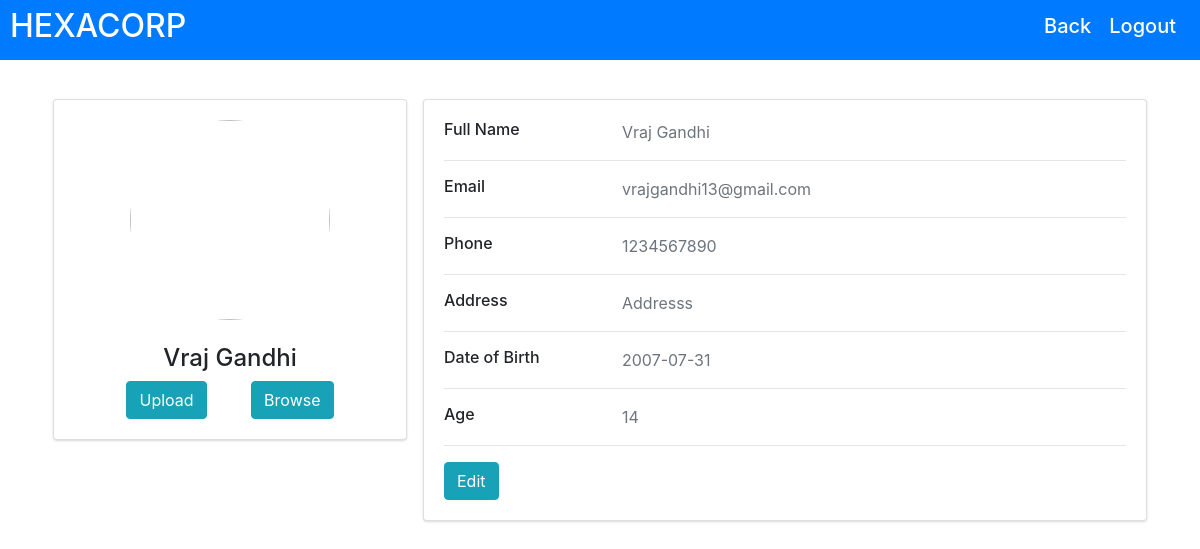
/profile (signed in), run on the app's committed database.
### alchemy.py (models this page shows, shortened)
class Users(db.Model, UserMixin):
    __tablename__ = "User_Data"
    id = db.Column(db.Integer, primary_key=True)
    email = db.Column(db.String(150), unique=True)
    password = db.Column(db.String(150))
    first_name = db.Column(db.String(150))
    last_name = db.Column(db.String(150))
    role = db.Column(db.String(50), default="User")
    phno = db.Column(db.String(10),default="None")
    addr = db.Column(db.String(250),default="None")
    profile_image = db.Column(db.String(255), default="default.png")
    confirmed = db.Column(db.Boolean, nullable=False, default=False)
    confirmed_on = db.Column(db.DateTime, nullable=True)
    gender = db.Column(db.String(10),default="None")
    dob = db.Column(db.String(10),default="None")

### alchemy.py (the view)
@app.route('/profile', methods=['POST', 'GET'])
@login_required
def profile():
    if(current_user.dob is not None):
        age = get_age(current_user.dob)
    else:
        age=""
    return render_template('new_profile.html', user = current_user,age=age)

### alchemy.py (called while the page is built)
@login_manager.user_loader
def load_user(id):
    return Users.query.get(int(id))

def get_age(str):
    today = dt.date.today()
    year = int(str[0:4])
    month = int(str[5:7])
    d = int(str[8:])
    b_date = dt.date(year,month,d)
    t_difference = today - b_date
    age = t_difference.days
    return (int(age/365))

### templates/new_profile.html (shortened to what this page needs)
<!DOCTYPE html>
<html lang="en">
   <head>
      <link rel="stylesheet" href="{{url_for('static', filename = 'css/styles.css')}}">
   <link rel="stylesheet" href="https://stackpath.bootstrapcdn.com/bootstrap/4.4.1/css/bootstrap.min.css" />
   </head>
   <body>
      <nav class="navbar navbar-inverse navbar-expand-sm bg-primary" style="padding-top: 2px ;padding-bottom:2px; padding-left: 10px;">
     <a class="navbar-brand text-white"><h2>HEXACORP</h2></a>
     <ul class="navbar-nav">
         <li class="nav-item"><a style="padding-left: 10px;" class="nav-link text-white" href="/dashboard"><h5>Back</h5></a></li>
         <li class="nav-item"><a style="padding-left: 10px;" class="nav-link text-white" href="/logout"><h5>Logout</h5></a></li>
      </ul>
	</nav>
      <div class="container">
         <div class="main-body">
            <br>
            <div class="row gutters-sm">
               <div class="col-md-4 mb-3">
                  <div class="card">
                     <div class="card-body">
                        <div class="d-flex flex-column align-items-center text-center">
                           <img src="{{url_for('display_image')}}" class="rounded-circle" width="200" height="200">
                           <br>
                           <h4>{{user.first_name}} {{user.last_name}}</h4>
                           <form action="/profile" enctype="multipart/form-data" method="POST">
                              <button type="submit" class="btn btn-info" style="margin: 0 20px;">Upload</button>
                              <label for="pic" class="btn btn-info" style="margin: 0 20px;">Browse</label>
                           </form>
                        </div>
                     </div>
                  </div>
               </div>
               <div class="col-md-8">
                  <div class="card mb-3">
                     <div class="card-body">
                        <div class="row">
                           <div class="col-sm-3">
                              <h6 class="mb-0">Full Name</h6>
                           </div>
                           <div class="col-sm-9 text-secondary">
                              {{user.first_name}} {{user.last_name}}
                           </div>
                        </div>
                        <hr>
                        <div class="row">
                           <div class="col-sm-3">
                              <h6 class="mb-0">Email</h6>
                           </div>
                           <div class="col-sm-9 text-secondary">
                              {{user.email}}
                           </div>
                        </div>
                        <hr>
                        <div class="row">
                           <div class="col-sm-3">
                              <h6 class="mb-0">Phone</h6>
                           </div>
                           <div class="col-sm-9 text-secondary">
                              {{user.phno}}
                           </div>
                        </div>
                        <hr>
                        <div class="row">
                           <div class="col-sm-3">
                              <h6 class="mb-0">Address</h6>
                           </div>
                           <div class="col-sm-9 text-secondary">
                              {{user.addr}}
                           </div>
                        </div>
                        <hr>
                        <div class="row">
                           <div class="col-sm-3">
                              <h6 class="mb-0">Date of Birth</h6>
                           </div>
                           <div class="col-sm-9 text-secondary">
                              {{user.dob}}
                           </div>
                        </div>
                        <hr>
                        <div class="row">
                           <div class="col-sm-3">
                              <h6 class="mb-0">Age</h6>
                           </div>
                           <div class="col-sm-9 text-secondary">
                              {{age}}
                           </div>
                        </div>
                        <hr>
                        <div class="row">
                           <div class="col-sm-12">
                              <a class="btn btn-info " href="/edit-profile">Edit</a>
                           </div>
                        </div>
                     </div>
                  </div>
                  </div>
               </div>
            </div>
         </div>
   </body>
</html>

### static/css/styles.css (style rules this page uses)
* { margin: 0; padding: 0; }
body { margin-top:20px; color: #1a202c; text-align: left; background-image: url("https://images.unsplash.com/photo-1555475660-3df469f5d6d7?ixid=MnwxMjA3fDB8MHxjb2xsZWN0aW9uLXBhZ2V8MTZ8MTcwODI3Nnx8ZW58MHx8fHw%3D&ixlib=rb-1.2.1&w=1000&q=80"); background-size: cover; }
.main-body { padding: 15px; }
.card { box-shadow: 0 1px 3px 0 rgba(0,0,0,.1), 0 1px 2px 0 rgba(0,0,0,.06); }
.card { position: relative; display: flex; flex-direction: column; min-width: 0; word-wrap: break-word; background-color: #fff; background-clip: border-box; border: 0 solid rgba(0,0,0,.125); border-radius: .25rem; }
.card-body { flex: 1 1 auto; min-height: 1px; padding: 1rem; }
.gutters-sm { margin-right: -8px; margin-left: -8px; }
.gutters-sm>.col, .gutters-sm>[class*=col-] { padding-right: 8px; padding-left: 8px; }
.mb-3, .my-3 { margin-bottom: 1rem!important; }
.navbar-nav { margin-left: auto; }

### data on the page
Users: first_name "Vraj", last_name "Gandhi", email "vrajgandhi13@gmail.com", phno "1234567890", addr "Addresss", dob "2007-07-31"

### other printed values
{{ age }} "14"
